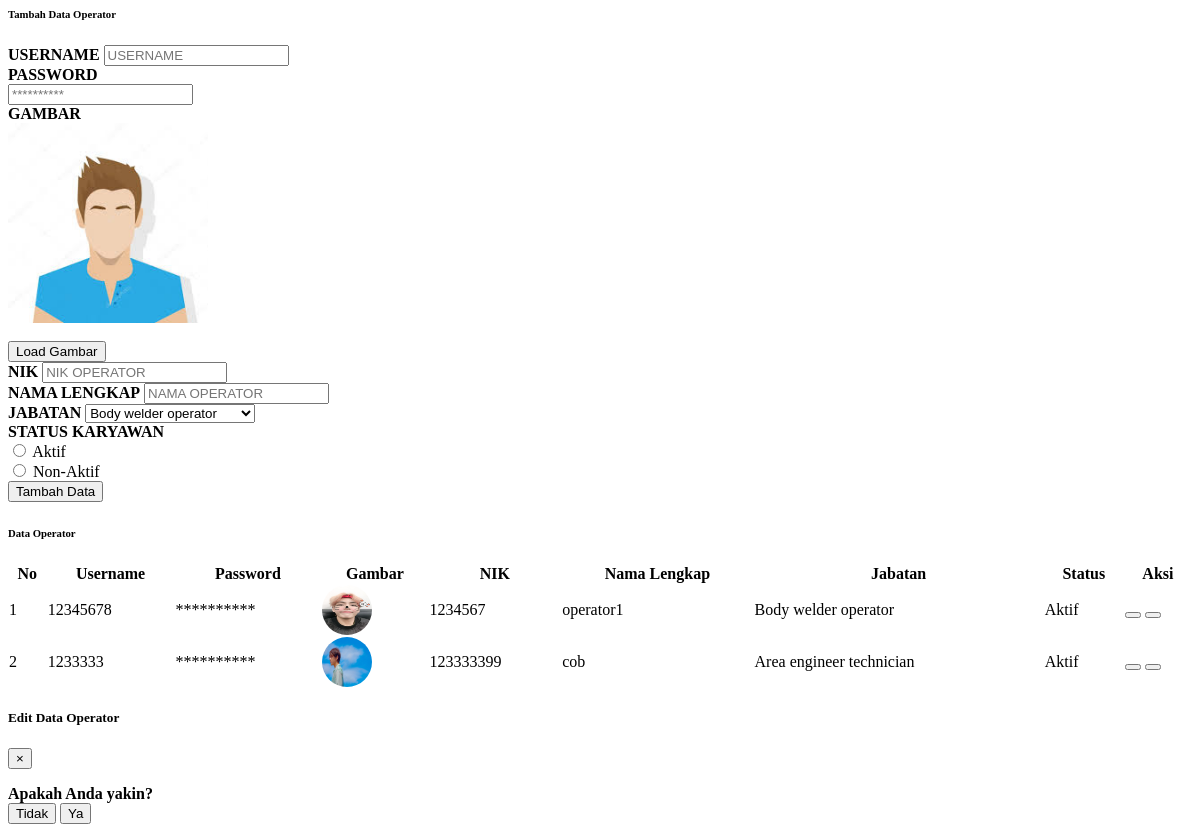
Before: /module/admin/dataKaryawan/dataOperator.php with the older database file.
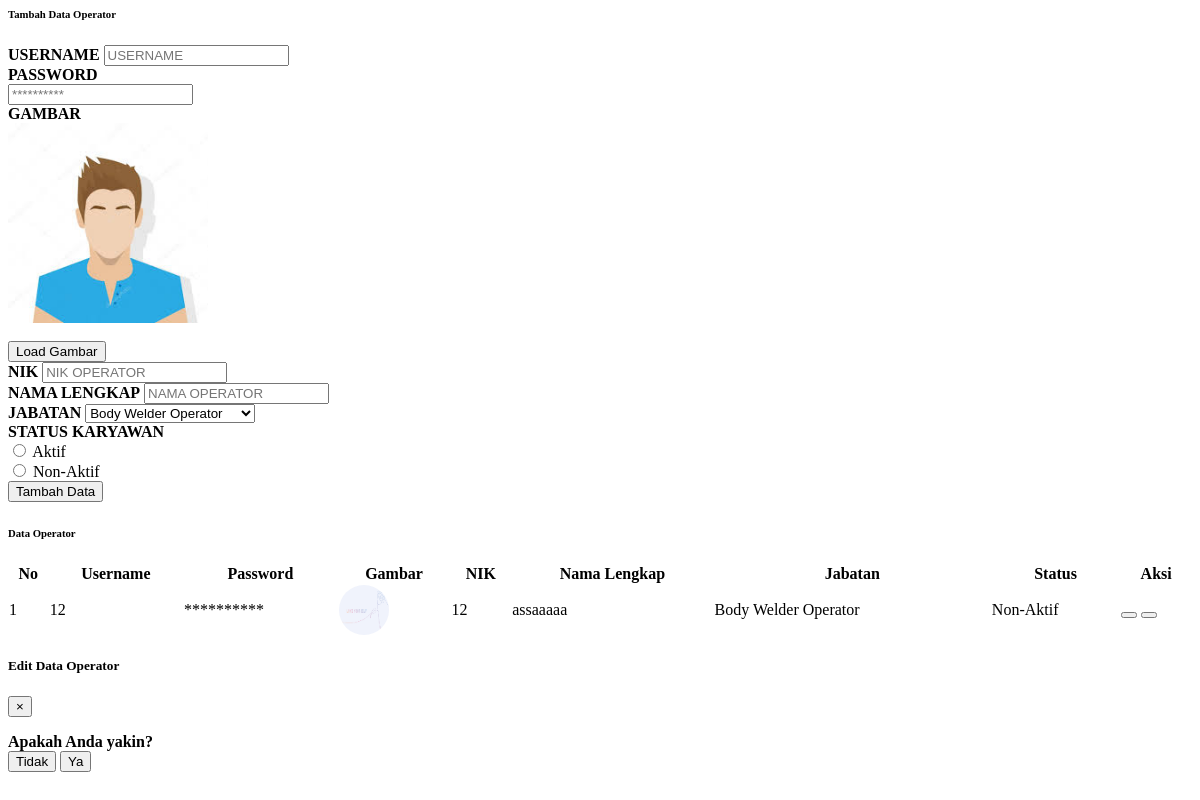
After: the same page with the newer database file.
### tables this page shows
CREATE TABLE `tabel_operator` (
  `id_operator` int(30) NOT NULL,
  `id_user` int(11) NOT NULL,
  `id_jabatan` int(11) NOT NULL,
  `nama` varchar(50) NOT NULL,
  `nik` int(20) NOT NULL,
  `foto` text NOT NULL,
  `status_aktif` enum('Aktif','Non-Aktif') NOT NULL,
  `waktu_tambah` datetime NOT NULL,
  `waktu_edit` datetime NOT NULL
);

CREATE TABLE `tabel_user` (
  `id_user` int(10) NOT NULL,
  `username` varchar(30) NOT NULL,
  `password` varchar(30) NOT NULL,
  `level` enum('operator','supervisor','admin') NOT NULL
);

CREATE TABLE `tabel_jabatan` (
  `id_jabatan` int(11) NOT NULL,
  `nama` varchar(100) NOT NULL
);

### process/proses_adminDataOperator.php (called while the page is built, shortened)
<?php
function tampilJabatan($con){
    $jabatan="SELECT * FROM tabel_jabatan";
    $resultJabatan = mysqli_query($con, $jabatan);
    return $resultJabatan;
}
?>

### module/admin/dataKaryawan/dataOperator.php (the view, shortened to what this page needs)
<?php
  include "../config/connection.php";
  include "../process/proses_adminDataOperator.php";
?>
<body onload="setupOperator2();">
<div class="container-fluid" id="dataKaryawan" onload="setupOperator2();">
    <div class="card shadow mb-4">
        <div class="card-header py-3">
            <h6 class="m-0 font-weight-bold text-primary">Tambah Data Operator</h6>
        </div>
        <div class="card-body">
            <form class="user" action="../process/proses_adminDataOperator.php?module=dataOperator&act=tambah" id="formDataOperatorAdmin" method="POST" enctype="multipart/form-data">
                <div class = "row">
                    <div class="col-sm-6">
                        <div class="form-group row">
                            <div class="col-sm-12 mb-3 mb-sm-0">
                                <label class="col-sm-6 small d-flex flex-column justify-content-center" for="username" style="font-weight: bold">USERNAME</label>
                                <input type="text" class="form-control form-control-user" placeholder="USERNAME" id="usernameOperatorAdmin" name="usernameOperatorAdmin" required>
                            </div>
                        </div>
                        <div class="form-group row">
                            <div class="col-sm-12 mb-3 mb-sm-0">
                                <label class="col-sm-6 small d-flex flex-column justify-content-center" for="passwordOperatorAdmin" style="font-weight: bold">PASSWORD</label>
                                <div class="input-group">
                                    <input type="password" class="form-control form-control-user" name="passwordOperatorAdmin" id="passwordOperatorAdmin" placeholder="**********" required >
                                </div>
                            </div>
                        </div>
                        <div class="form-group row">
                            <div class="col-sm-12 mb-3 mb-sm-0">
                                <label class="col-sm-6 small d-flex flex-column justify-content-center" for="gambar" style="font-weight: bold">GAMBAR</label>
                                <div class="input-group col-sm-10">
                                    <img src="../attachment/img/avatar.jpeg" id="fotoPrevOperatorAdmin3" height="200px" width="200px">
                                </div>
                                <div class="col-md-10">
                                    <br>
                                    <input id='buttonid2' type='button' value='Load Gambar'class="btn btn-loading btn-primary tmbl-loading ml-2"  />
                                </div>
                            </div>
                        </div>
                    </div>
                    <div class="col-sm-6">
                        <div class="form-group row">
                            <div class="col-sm-12 mb-3 mb-sm-0">
                                <label class="col-sm-6 small d-flex flex-column justify-content-center" for="nik" style="font-weight: bold">NIK</label>
                                <input type="text" class="form-control form-control-user" placeholder="NIK OPERATOR" id="nikOperatorAdmin" name="nikOperatorAdmin" required>
                            </div>
                        </div>
                        <div class="form-group row">
                            <div class="col-sm-12 mb-3 mb-sm-0">
                                <label class="col-sm-6 small d-flex flex-column justify-content-center" for="nama" style="font-weight: bold">NAMA LENGKAP</label>
                                <input type="text" class="form-control form-control-user" placeholder="NAMA OPERATOR" id="namaOperatorAdmin" name="namaOperatorAdmin" required>
                            </div>
                        </div>
                        <div class="form-group row">
                            <div class="col-sm-12 mb-3 mb-sm-0">
                                <label class="col-sm-6 small d-flex flex-column justify-content-center" for="jabatan" style="font-weight: bold">JABATAN</label>
                                <?php
                                    $resultJabatan = tampilJabatan($con);
                                ?>
                               <select class="custom-select-karyawan my-1 mr-sm-2" name="jabatanOperatorAdmin">
                                    <?php
                                        if(mysqli_num_rows($resultJabatan) > 0){
                                            while($row = mysqli_fetch_assoc($resultJabatan)){
                                                echo "<option value='".$row['id_jabatan']."'>".$row['nama']."</option>";
                                            }
                                        }
                                    ?>
                                </select>
                            </div>
                        </div>
                        <div class="form-group row">
                            <div class="col-sm-12 mb-3 mb-sm-0">
                                <label class="col-sm-6 small d-flex flex-column justify-content-center" for="password" style="font-weight: bold">STATUS KARYAWAN</label>
                                <div class="form-check form-check-inline">
                                    <input class="form-check-input form-control-user" type="radio" name="statusOperatorAdmin" id="statusOperatorAdmin1" value="Aktif">
                                    <label class="form-check-label" for="statusOperatorAdmin1">Aktif</label>
                                </div>
                                <div class="form-check form-check-inline">
                                    <input class="form-check-input" type="radio" name="statusOperatorAdmin" id="statusOperatorAdmin2" value="Non-Aktif">
                                    <label class="form-check-label" for="statusOperatorAdmin2">Non-Aktif</label>
                                </div>
                            </div>
                        </div>
                        <div class="form-group row">
                            <div class="col-sm-12 mb-3 mb-sm-0">
                                <div class="col-sm-8">
                                    <button type="submit" class="btn btn-success btn-icon-split" name="tambahDataOperator" onclick="ValidasiTambahOperator(); preventDefaultActionOperator(event);">
                                        <span class="text">Tambah Data</span>
                                </div>
                            </div>
                        </div>
                    </div>
                </div>
            </form>
        </div>
    </div>
    <div class="card shadow mb-4">
        <div class="card-header py-3">
            <h6 class="m-0 font-weight-bold text-primary">Data Operator</h6>
        </div>
        <div class="card-body">
            <div class="table-responsive">
                <table class="table table-bordered" id="dataTable" width="100%" cellspacing="0">
                    <thead>
                        <tr class="text-center">
                            <th>No</th>
                            <th>Username</th>
                            <th>Password</th>
                            <th>Gambar</th>
                            <th>NIK</th>
                            <th>Nama Lengkap</th>
                            <th>Jabatan</th>
                            <th>Status</th>
                            <th>Aksi</th>
                        </tr>
                    </thead>
                    <tbody>
                    <?php
                        $queryTampilData = "SELECT tp.*, tp.nama AS nama_lengkap ,tj.*, tj.nama AS nama_jabatan, tu.* FROM tabel_operator tp,tabel_jabatan tj,tabel_user tu WHERE tp.id_jabatan = tj.id_jabatan
                            AND tp.id_user = tu.id_user;
                            ";
                        $resultTampilData = mysqli_query($con, $queryTampilData);
                        $index = 1;
                        if(mysqli_num_rows($resultTampilData) > 0){
                            while($rowTampilData = mysqli_fetch_assoc($resultTampilData)){
                    ?>
                        <tr class="text-center" id-operator="<?php echo $rowTampilData["id_operator"] ?>">
                            <td ><?php echo $index; ?></td>
                            <td class="usernameOperator"><?php echo $rowTampilData["username"]; ?></td>
                            <td class="passwordOperator">**********</td>
                            <td class="fotoOperator"><img src="../attachment/img/<?php echo ($rowTampilData['foto'] == null)? 'avatar.jpeg' : $rowTampilData['foto'] ; ?>" style="width:50px;height:50px;border-radius:50%;"></td>
                            <td class="nikOperator"><?php echo $rowTampilData["nik"]; ?></td>
                            <td class="namaOperator"><?php echo $rowTampilData["nama_lengkap"]; ?></td>
                            <td class="jabatanOperator"><?php echo $rowTampilData["nama_jabatan"]; ?></td>
                            <td class="statusOperator"><?php echo $rowTampilData["status_aktif"]; ?></td>
                            <td>
                                <button type="button" class="btn btn-primary edit-dataOperator-admin" data-toggle="modal" data-target="#editDataOperatorModal" id_userEdit="<?php echo $rowTampilData["id_user"];?>" id_operatorEdit="<?php echo $rowTampilData["id_operator"];?>">
                                </button>
                                <button type="button" class="btn btn-danger hapus-dataOperator-admin" data-toggle="modal" data-target="#hapusDataOperatorModal" id_user="<?php echo $rowTampilData["id_user"];?>" id_operator="<?php echo $rowTampilData["id_operator"];?>">
                                </button>
                            </td>
                        </tr>
                    <?php
                        $index++;
                        }
                    ?>
                    <?php
                    }   else{
                    ?>
                        <!-- <div>
                            <p>Data Operator tidak tersedia</p>
                        </div> -->
                    <?php
                    }
                    ?>
                    </tbody>
                </table>
            </div>
        </div>
    </div>
</div>
<div class="modal fade" id="editDataOperatorModal" tabindex="-1" role="dialog" aria-labelledby="exampleModalLabel" aria-hidden="true">
    <div class="modal-dialog modal-xl" role="document">
      <div class="modal-content">
        <div class="modal-header d-flex justify-content-center bg-operator border-0">
          <h5 class="modal-title text-white w-100 text-center">Edit Data Operator</h5>
          <button type="button" class="close" data-dismiss="modal" aria-label="Close">
            <span aria-hidden="true">&times;</span>
          </button>
        </div>
      </div>
    </div>
  </div>
    <div class="modal fade" id="hapusDataOperatorModal" tabindex="-1" role="dialog" aria-labelledby="exampleModalLabel"
      aria-hidden="true">
      <div class="modal-dialog modal-dialog-centered" role="document">
        <div class="modal-content">
          <form action="../process/proses_adminDataOperator.php?module=dataOperator&act=hapus" method="post">
            <div class="modal-body pt-5 text-center">
              <strong>Apakah Anda yakin?</strong>
            </div>
            <div class="pb-4 pt-4 d-flex justify-content-around">
              <button type="button" class="btn btn-danger mr-4 btn-batal" data-dismiss="modal">Tidak</button>
              <button type="submit" name="hapusDataOperator" class="btn btn-success btn-ok">Ya</button>
            </div>
          </form>
        </div>
      </div>
    </div>
</body>

Changed rows visible on the page:
removed tabel_operator: id_user.username "12345678", foto (picture), nik "1234567", nama "operator1", id_jabatan.nama "Body welder operator", status_aktif "Aktif"
removed tabel_operator: id_user.username "1233333", foto (picture), nik "123333399", nama "cob", id_jabatan.nama "Area engineer technician", status_aktif "Aktif"
added tabel_operator: id_user.username "12", foto (picture), nik "12", nama "assaaaaa", id_jabatan.nama "Body Welder Operator", status_aktif "Non-Aktif"
Other visible differences:
form field jabatanOperatorAdmin: "Body welder operator" → "Body Welder Operator"
